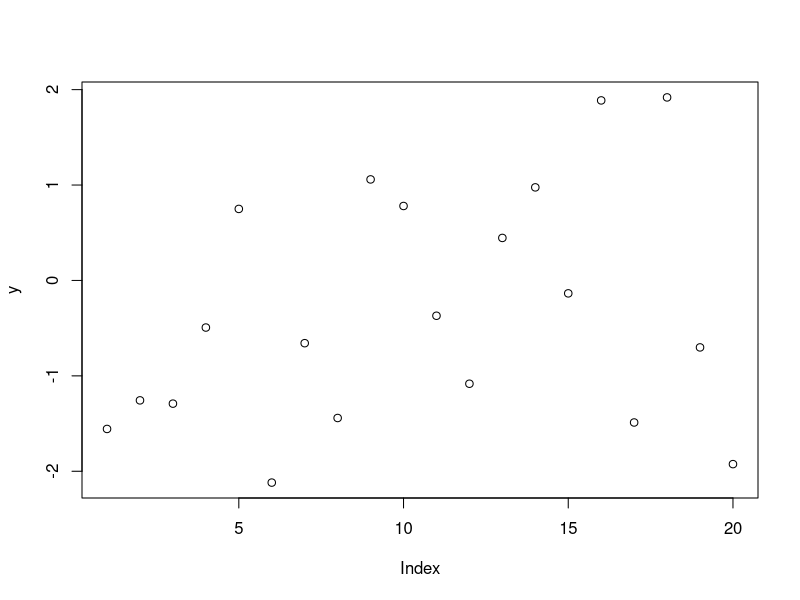
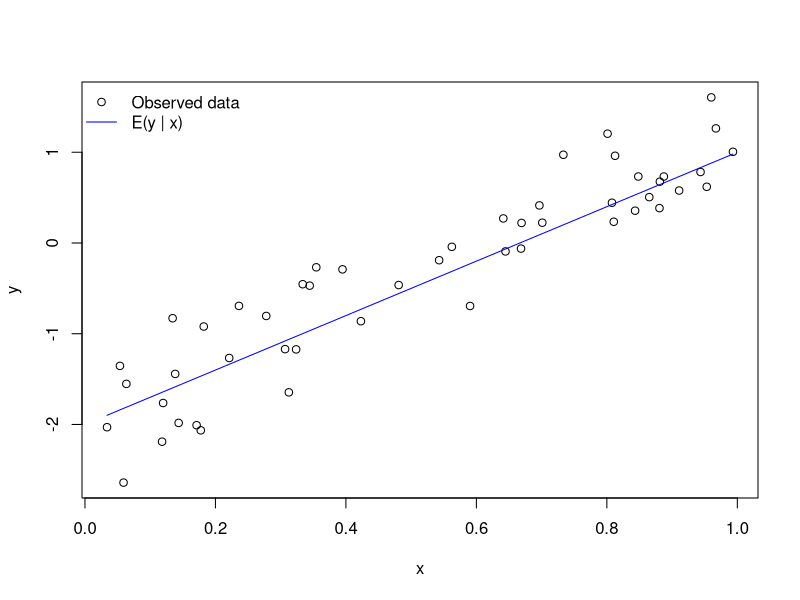
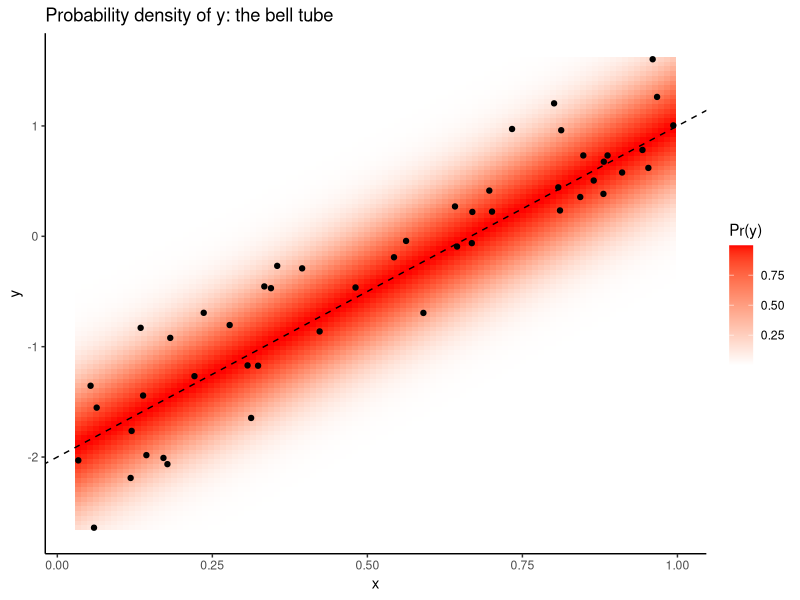
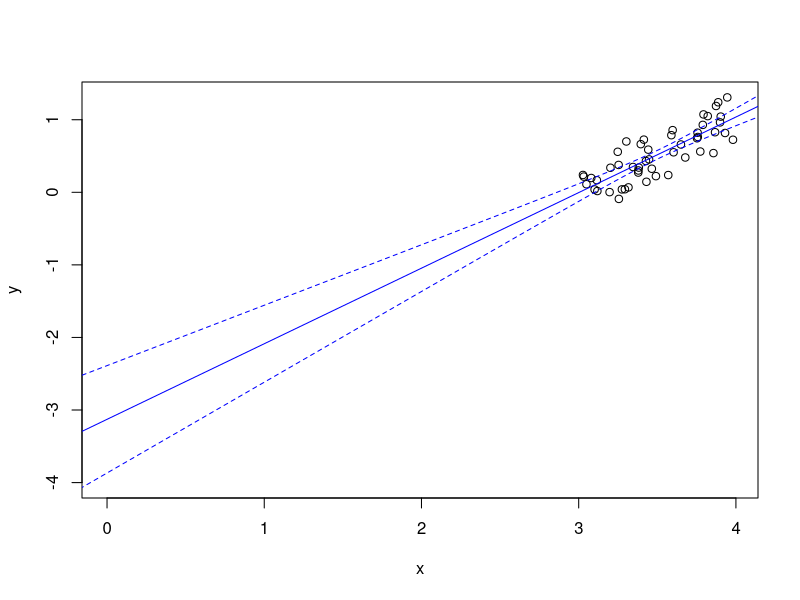
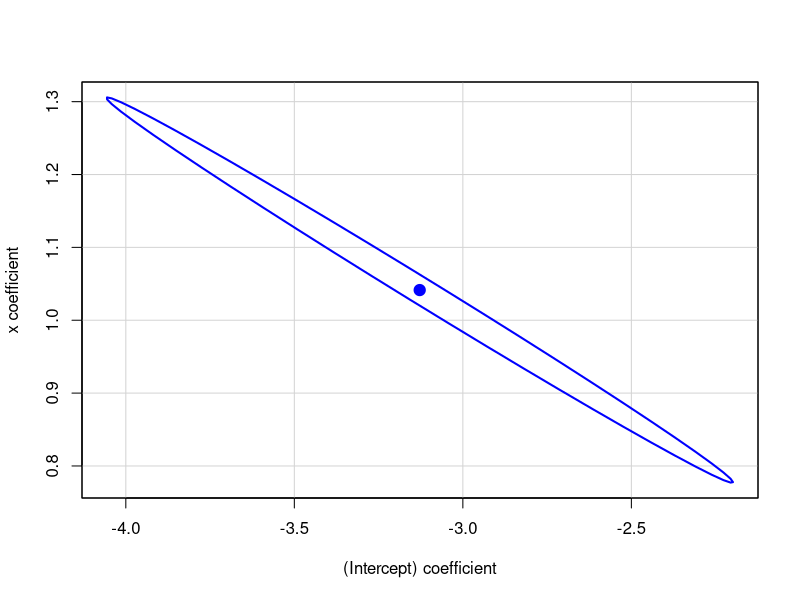
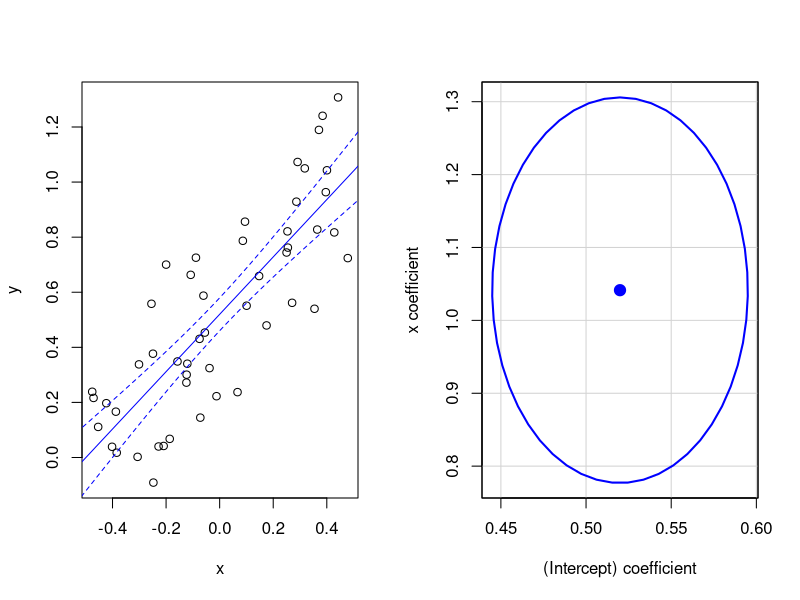
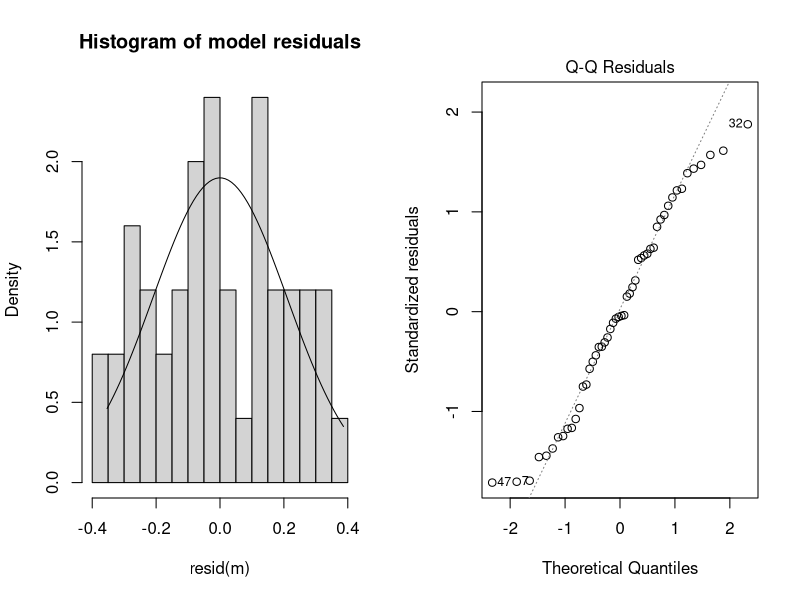
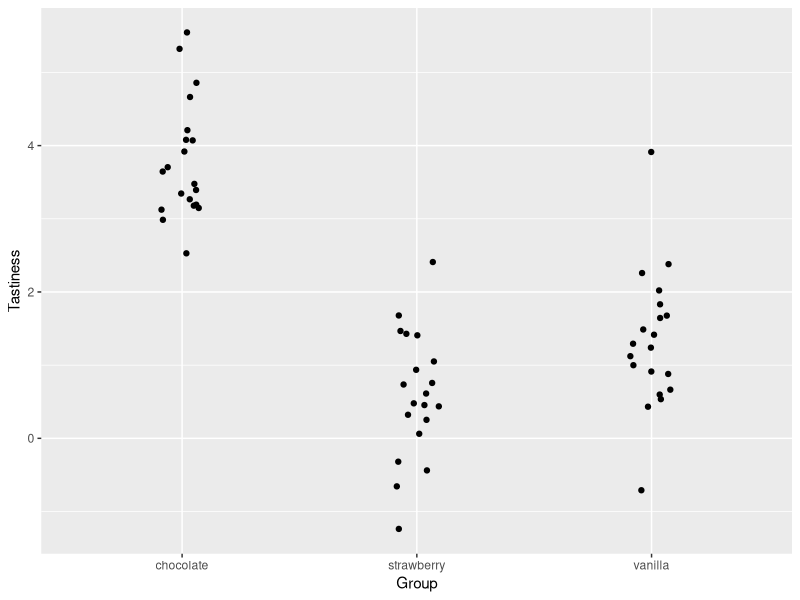

The R source for these figures, in order: (Note: this script raises an error after producing the figures.)
## ---- chunk 1
# simulating a sample of y values from a normal distribution
y <- rnorm(20)
plot(y)
## ---- chunk 2
# fitting a model of the mean with lm
m <- lm(y ~ 1)
summary(m)
## ---- chunk 3
# simulate and plot x and y values
n <- 50
x <- runif(n)
alpha <- -2
beta <- 3
sigma <- .4
y <- rnorm(n, mean = alpha + beta * x, sd = sigma)
plot(x, y)

# add known mean function 
lines(x = x, y = alpha + beta * x, col='blue')
legend('topleft', 
       pch = c(1, NA), lty = c(NA, 1), 
       col = c('black', 'blue'), 
       legend = c('Observed data', 'E(y | x)'), 
       bty = 'n')
## ---- chunk 4
# show the probability density of y as a function of x
lo <- 100
yv <- seq(min(y), max(y), length.out = lo)
xv <- seq(min(x), max(x), length.out = lo)
g <- expand.grid(x = xv, y = yv)
g$py <- dnorm(g$y, alpha + beta * g$x, sigma)

sample_d <- data.frame(x = x, y = y)

library(ggplot2)
ggplot(g, aes(x=x, y=y)) + 
  geom_tile(aes(fill=py)) + 
  geom_point(data=sample_d) + 
  scale_fill_gradient2(name = "Pr(y)", high='red') + 
  theme_classic() + 
  geom_abline(intercept=alpha, slope=beta, linetype='dashed') + 
  ggtitle('Probability density of y: the bell tube')
## ---- chunk 5
m <- lm(y ~ x)
summary(m)
## ---- chunk 6

x <- runif(n)
alpha <- 0
beta <- 1
sigma <- .2
y <- rnorm(n, mean = alpha + beta * x, sd = sigma)
x <- x + 3
plot(x, y, xlim=c(0, max(x)), ylim=c(-4, max(y)))
m <- lm(y ~ x)
abline(m, col='blue')
px <- seq(-1, max(x) + 1, length.out=100)
py <- predict(m, list(x=px), se.fit=TRUE, interval='confidence')
lines(px, py$fit[, 'lwr'], lty=2, col='blue')
lines(px, py$fit[, 'upr'], lty=2, col='blue')
## ---- chunk 7
confint(m)
## ---- chunk 8
library(car)
confidenceEllipse(m)
## ---- chunk 9
par(mfrow=c(1, 2))
x <- x - mean(x)
m <- lm(y ~ x)
plot(x, y)
abline(m, col='blue')
px <- seq(min(x) - 1, max(x) + 1, length.out=100)
py <- predict(m, list(x=px), se.fit=TRUE, interval='confidence')
lines(px, py$fit[, 'lwr'], lty=2, col='blue')
lines(px, py$fit[, 'upr'], lty=2, col='blue')
confidenceEllipse(m)
## ---- chunk 10
hist(resid(m), breaks = 20, freq = F, 
     main = 'Histogram of model residuals')
curve_x <- seq(min(resid(m)), max(resid(m)), .01)
lines(curve_x, dnorm(curve_x, 0, summary(m)$sigma))
## ---- chunk 11
plot(m, 2)
## ---- chunk 12
# simulate and visualize data
n <- 60
x <- rep(c("chocolate", "strawberry", "vanilla"), length.out = n)
x <- factor(x)
sigma <- 1
mu_y <- c(chocolate = 3.352, strawberry = .93, vanilla = 1.5)
y <- rnorm(n, mu_y[x], sigma)

library(ggplot2)
ggplot(data.frame(x, y), aes(x, y)) + 
  geom_jitter(position = position_jitter(width=.1)) + 
  xlab('Group') + 
  ylab('Tastiness')
## ---- chunk 13
m <- lm(y ~ x)
summary(m)
## ---- chunk 14
m <- lm(y ~ 0 + x)
summary(m)
## ---- chunk 15
confint(m)
## ---- chunk 16
par(mfrow=c(2, 2))
plot(m)
## ---- chunk 17
n <- 50
x1 <- rnorm(n)
x2 <- rnorm(n)
beta <- c(.5, 1, -1, 2)
sigma <- 1
X <- matrix(c(rep(1, n), x1, x2, x1 * x2), nrow=n)
mu_y <- X %*% beta
y <- rnorm(n, mu_y, sigma)
m <- lm(y ~ x1 * x2)
summary(m)
## ---- chunk 18
# visualizing the results in terms of the linear predictor
lo <- 40
x1seq <- seq(min(x1), max(x1), length.out = lo)
x2seq <- seq(min(x2), max(x2), length.out = lo)
g <- expand.grid(x1=x1seq, x2=x2seq)
g$e_y <- beta[1] + beta[2] * g$x1 + beta[3] * g$x2 + beta[4] * g$x1 * g$x2
ggplot(g, aes(x=x1, y=x2)) + 
  geom_tile(aes(fill=e_y)) + 
  stat_contour(aes(z=e_y), col='grey') + 
  scale_fill_gradient2() + 
  geom_point(data=data.frame(x1, x2))
## ---- chunk 19
library(effects)
plot(allEffects(m))
## ---- chunk 20
str(ToothGrowth)
ToothGrowth$dose <- factor(ToothGrowth$dose)
ggplot(ToothGrowth, aes(x=interaction(dose, supp), y=len)) + 
  geom_point()
## ---- chunk 21
library(dplyr)
ToothGrowth %>%
  group_by(dose, supp) %>%
  summarize(mean = mean(len), 
            sd = sd(len), 
            n = n())
## ---- chunk 22
m <- lm(len ~ dose * supp, data = ToothGrowth)
summary(m)
## ---- chunk 23
cbind(model.matrix(m), ToothGrowth)
## ---- chunk 24
anova(m)
## ---- chunk 25
m2 <- lm(len ~ dose + supp, data = ToothGrowth)
AIC(m, m2)
## ---- chunk 26
plot(allEffects(m))
## ---- chunk 27
# construct a new data frame for predictions
g <- expand.grid(supp = levels(ToothGrowth$supp), 
                 dose = levels(ToothGrowth$dose))
p <- predict(m, g, interval = 'confidence', type='response')
predictions <- cbind(g, data.frame(p))

ggplot(ToothGrowth, aes(x=interaction(dose, supp), y=len)) + 
  geom_segment(data=predictions, 
               aes(y=lwr, yend=upr, 
                   xend=interaction(dose, supp)), col='red') + 
  geom_point(data=predictions, aes(y=fit), color='red', size=2, shape=2) + 
  geom_jitter(position = position_jitter(width=.1), shape=1) + 
  ylab("Length")
## ---- chunk 28
x1 <- rnorm(n)
x2 <- factor(sample(c('A', 'B'), n, replace=TRUE))

# generate slopes and intercepts for the first and second groups
a <- rnorm(2)
b <- rnorm(2)
sigma <- .4

X <- matrix(c(ifelse(x2 == 'A', 1, 0), 
              ifelse(x2 == 'B', 1, 0), 
              ifelse(x2 == 'A', x1, 0), 
              ifelse(x2 == 'B', x1, 0)
            ), nrow=n)

mu_y <- X %*% c(a, b)
y <- rnorm(n, mu_y, sigma)
plot(x1, y, col=x2, pch=19)
legend('topright', col=1:2, legend=c('Group A', 'Group B'), pch=19)
## ---- chunk 29
m <- lm(y ~ x1 * x2)
summary(m)
## ---- chunk 30
plot(x1, y, col=x2, pch=19)
legend('topright', col=1:2, legend=c('Group A', 'Group B'), pch=19)
abline(coef(m)[1], coef(m)[2])
abline(coef(m)[1] + coef(m)[3], coef(m)[2] + coef(m)[4], col='red')
